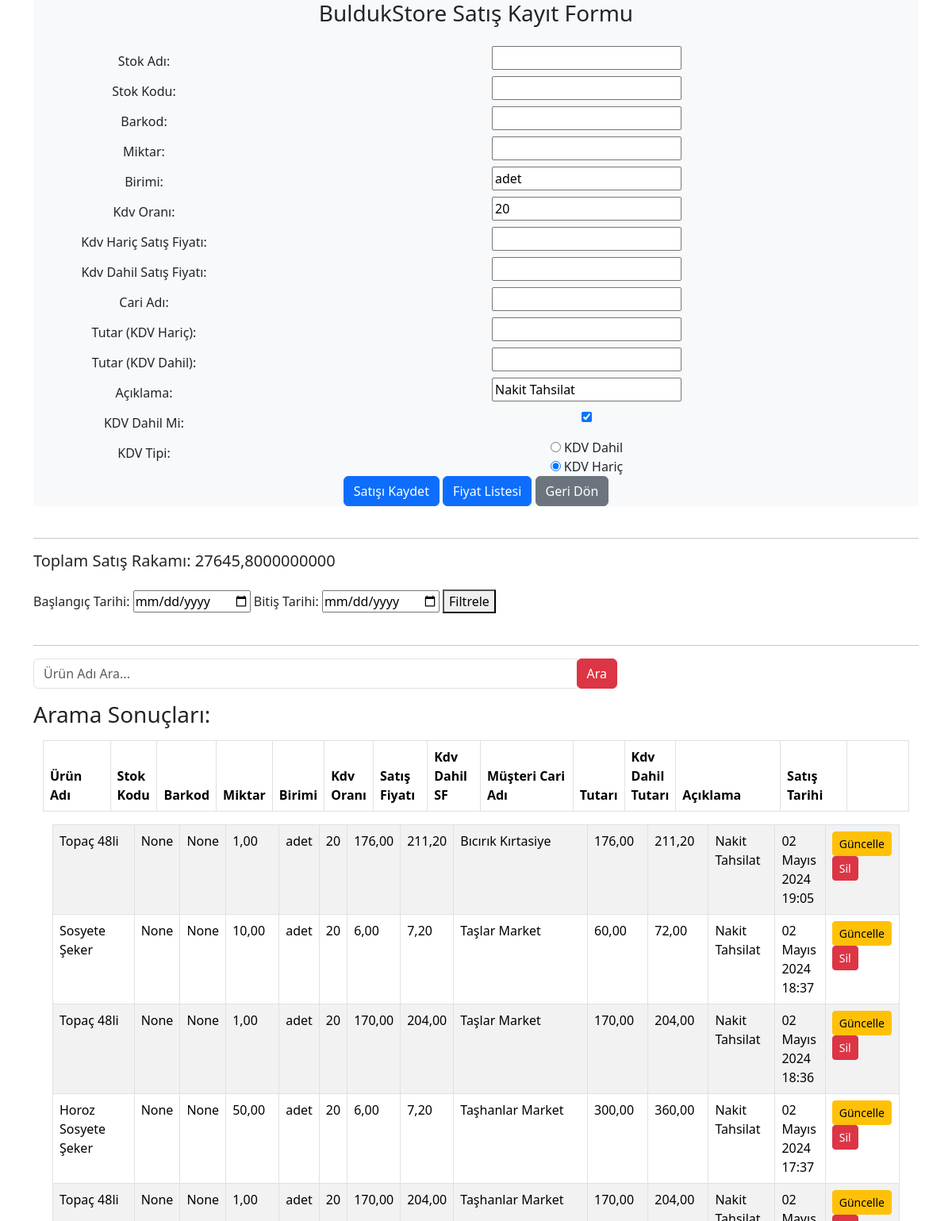
The app's page /satislar/satisekle (signed in) with its own data.
### satislar/models.py (models this page shows, shortened)
class Satis(models.Model):
    stok_adi = models.CharField(max_length=255, verbose_name="Stok Adı")
    stok_kodu = models.CharField(max_length=50, unique=True, null=True, blank=True, verbose_name="Stok Kodu")
    barkod = models.CharField(max_length=50, unique=True, null=True, blank=True, verbose_name="Barkod")
    miktar = models.DecimalField(max_digits=10, decimal_places=2, verbose_name="Miktar")
    birimi = models.CharField(max_length=255, default="adet", verbose_name="Birimi")
    kdv_orani = models.CharField(max_length=20, default="20", verbose_name="Kdv Oranı")
    kdvhsatis_fiyati = models.DecimalField(max_digits=10, decimal_places=2, blank=True, null=True, verbose_name="Kdv Hariç Satış Fiyatı")
    kdvdsatis_fiyati = models.DecimalField(max_digits=10, decimal_places=2, blank=True, null=True, verbose_name="Kdv Dahil Satış Fiyatı")
    cari_adi = models.CharField(max_length=255, verbose_name="Cari Adı")
    tutari_kdvharic = models.DecimalField(max_digits=15, decimal_places=2, blank=True, null=True, verbose_name="Tutar (KDV Hariç)")
    tutari_kdvdahil = models.DecimalField(max_digits=15, decimal_places=2, blank=True, null=True, verbose_name="Tutar (KDV Dahil)")
    aciklama = models.CharField(max_length=2550, verbose_name="Açıklama", default="Nakit Tahsilat")
    created_date = models.DateTimeField(auto_now_add=True, verbose_name="Oluşturulma Tarihi")
    class Meta:
        verbose_name = "Satışlar"
        verbose_name_plural = "Satışlar"
    kdv_dahil = models.BooleanField(default=True, verbose_name="KDV Dahil Mi")

### onmuhasebe/views.py (the view)
# urls.py: path('satislar/satisekle', satisekle, name='satisekle'),
def satisekle(request):
    keyword = request.GET.get("keyword")
    if keyword:
        satislar_list = Satis.objects.filter(stok_adi__contains=keyword).order_by('-id')
    else:
        satislar_list = Satis.objects.all().order_by('-id')
    form = SatisEkleForm(request.POST or None)
    if request.method == 'POST':
        form = SatisEkleForm(request.POST)
        if form.is_valid():
            form.save()
            messages.success(request, "Satış İşlemi Başarıyla Kaydedildi.")
            return redirect("dashboard")
    toplam_satis_miktari = Satis.objects.aggregate(toplam=Sum('tutari_kdvharic'))['toplam']
    context = {
        'form': form,
        'satislar_list': satislar_list,
        'toplam_satis_miktari': toplam_satis_miktari,
    }
    return render(request, 'satisekle.html', context)

### satislar/forms.py
class SatisEkleForm(forms.ModelForm):
    class Meta:
        model = Satis
        fields = '__all__'
    kdv_tipi = forms.ChoiceField(
        choices=[('kdv_dahil', 'KDV Dahil'), ('kdv_haric', 'KDV Hariç')],
        widget=forms.RadioSelect,
        initial='kdv_haric',
        label='KDV Tipi'
    )

### templates/satisekle.html (shortened to what this page needs)
{% extends "layout.html" %}
{% block body %}
{% if user.is_authenticated %}
<div class="jumbotron bg-light text-center">
    <h3 class="mb-4">BuldukStore Satış Kayıt Formu</h3>
    <div class="container">
        <form method="post" class="form-horizontal">
            {% for field in form %}
                <div class="form-group row">
                    <label class="col-sm-3 col-form-label">{{ field.label_tag }}</label>
                    <div class="col-sm-9">
                        {{ field }}
                    </div>
                </div>
            {% endfor %}
            <div class="form-group row justify-content-center">
                <div class="col-sm-6">
                    <button type="submit" class="btn btn-primary btn-block">Satışı Kaydet</button>
                    <a class="btn btn-primary" data-bs-toggle="modal" href="#priceListModal">Fiyat Listesi</a>
                    <a href="{% url 'dashboard' %}" class="btn btn-secondary btn-block">Geri Dön</a>
                </div>
            </div>
        </form>
    </div>
</div>
<br>
<hr>
<h5 class="mb-4">Toplam Satış Rakamı: {{ toplam_satis_miktari }}</h5>
<form method="post">
    <label for="start_date">Başlangıç Tarihi:</label>
    <input type="date" id="start_date" name="start_date">
    <label for="end_date">Bitiş Tarihi:</label>
    <input type="date" id="end_date" name="end_date">
    <button type="submit">Filtrele</button>
</form>
<br>
<hr>
<div class="row">
    <div class="col-lg-8">
        <form method="GET">
            <div class="input-group mb-3">
                <input type="text" name="keyword" class="form-control" placeholder="Ürün Adı Ara...">
                <div class="input-group-append">
                    <button type="submit" class="btn btn-danger">Ara</button>
                </div>
            </div>
        </form>
        {% if satislar_list %}
            <h3>Arama Sonuçları:</h3>
        {% else %}
            <p>Sonuç bulunamadı.</p>
        {% endif %}
    </div>
</div>
<div class="container">
    <div class="table-responsive">
    <table class="table table-bordered table-striped">
        <thead class="thead-dark">
                    <tr>
                        <th scope="col" style="width: 130px;">Ürün Adı</th>
                        <th scope="col" style="width: 60px;">Stok Kodu</th>
                        <th scope="col" style="width: 20px;">Barkod</th>
                        <th scope="col" style="width: 20px;">Miktar</th>
                        <th scope="col" style="width: 40px;">Birimi</th>
                        <th scope="col" style="width: 20px;">Kdv Oranı</th>
                        <th scope="col" style="width: 80px;">Satış Fiyatı</th>
                        <th scope="col" style="width: 80px;">Kdv Dahil SF</th>
                        <th scope="col" style="width: 180px;">Müşteri Cari Adı</th>
                        <th scope="col" style="width: 60px;">Tutarı</th>
                        <th scope="col" style="width: 60px;">Kdv Dahil Tutarı</th>
                        <th scope="col" style="width: 200px;">Açıklama</th>
                        <th scope="col" style="width: 120px;">Satış Tarihi</th>
                        <th scope="col" style="width: 180px;"></th>
                    </tr>
                </thead>
        </table>
    <div class="container" style="max-height: 500px; overflow-y: auto;">
        <table class="table table-bordered table-striped">
            <tbody>
                {% for satislar in satislar_list %}
                <tr>
                    <td>{{ satislar.stok_adi }}</td>
                    <td>{{ satislar.stok_kodu }}</td>
                    <td>{{ satislar.barkod }}</td>
                    <td>{{ satislar.miktar }}</td>
                    <td>{{ satislar.birimi }}</td>
                    <td>{{ satislar.kdv_orani }}</td>
                    <td>{{ satislar.kdvhsatis_fiyati }}</td>
                    <td>{{ satislar.kdvdsatis_fiyati }}</td>
                    <td>{{ satislar.cari_adi }}</td>
                    <td>{{ satislar.tutari_kdvharic }}</td>
                    <td>{{ satislar.tutari_kdvdahil }}</td>
                    <td>{{ satislar.aciklama }}</td>
                    <td>{{ satislar.created_date }}</td>
                    <td>
                        <a href="satinalma/update/{{ satislar.id }}" class="btn btn-sm btn-warning">Güncelle</a>
                        <a href="satinalma/delete/{{ satislar.id }}" class="btn btn-sm btn-danger delete-btn">Sil</a>
                    </td>
                </tr>
                {% endfor %}
            </tbody>
        </table>
    </div>
</div>
{% else %}
<script>window.location.href = "{% url 'index' %}";</script>
{% endif %}
{% endblock body %}

### records on screen
Satis: stok_adi "Topaç 48li", stok_kodu "None", barkod "None", miktar "1,00", birimi "adet", kdv_orani "20", kdvhsatis_fiyati "176,00", kdvdsatis_fiyati "211,20", cari_adi "Bıcırık Kırtasiye", tutari_kdvharic "176,00", tutari_kdvdahil "211,20", aciklama "Nakit Tahsilat", created_date "02 Mayıs 2024 19:05"
Satis: stok_adi "Sosyete Şeker", stok_kodu "None", barkod "None", miktar "10,00", birimi "adet", kdv_orani "20", kdvhsatis_fiyati "6,00", kdvdsatis_fiyati "7,20", cari_adi "Taşlar Market", tutari_kdvharic "60,00", tutari_kdvdahil "72,00", aciklama "Nakit Tahsilat", created_date "02 Mayıs 2024 18:37"
Satis: stok_adi "Topaç 48li", stok_kodu "None", barkod "None", miktar "1,00", birimi "adet", kdv_orani "20", kdvhsatis_fiyati "170,00", kdvdsatis_fiyati "204,00", cari_adi "Taşlar Market", tutari_kdvharic "170,00", tutari_kdvdahil "204,00", aciklama "Nakit Tahsilat", created_date "02 Mayıs 2024 18:36"
Satis: stok_adi "Horoz Sosyete Şeker", stok_kodu "None", barkod "None", miktar "50,00", birimi "adet", kdv_orani "20", kdvhsatis_fiyati "6,00", kdvdsatis_fiyati "7,20", cari_adi "Taşhanlar Market", tutari_kdvharic "300,00", tutari_kdvdahil "360,00", aciklama "Nakit Tahsilat", created_date "02 Mayıs 2024 17:37"
Satis: stok_adi "Topaç 48li", stok_kodu "None", barkod "None", miktar "1,00", birimi "adet", kdv_orani "20", kdvhsatis_fiyati "170,00", kdvdsatis_fiyati "204,00", cari_adi "Taşhanlar Market", tutari_kdvharic "170,00", tutari_kdvdahil "204,00", aciklama "Nakit…", created_date "02…"

### other values on screen
{{ field.label_tag }} "Stok Adı:" "Stok Kodu:" "Barkod:" "Miktar:" "Birimi:" "Kdv Oranı:" "Kdv Hariç Satış Fiyatı:" "Kdv Dahil Satış Fiyatı:" "Cari Adı:" "Tutar (KDV Hariç):" "Tutar (KDV Dahil):" "Açıklama:" "KDV Dahil Mi:" "KDV Tipi:"
{{ toplam_satis_miktari }} "27645,8000000000"
